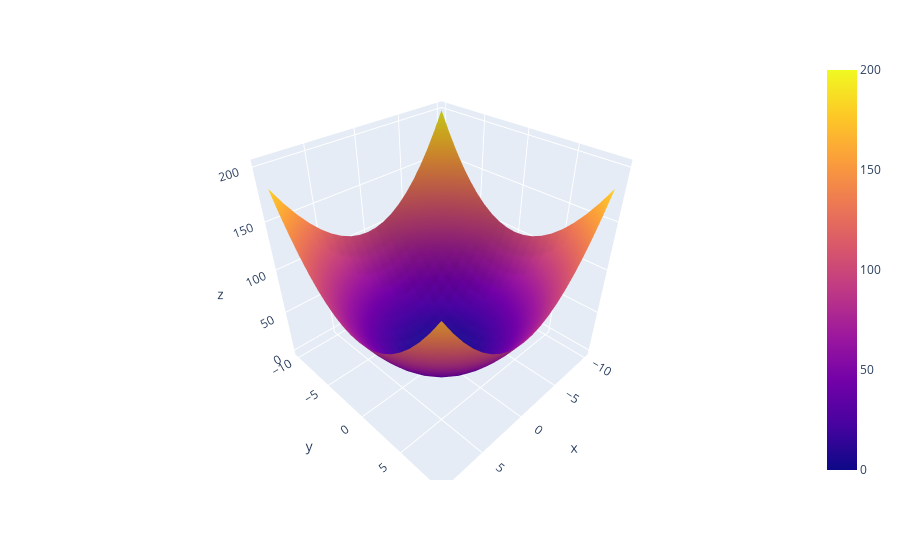

Notebook cell for this chart:
### Code cell
fig = px.scatter_3d()
fig.add_trace(go.Surface(x = xx, y = yy, z = zz))
fig.show()

### Figure 1 — Plotly figure (JSON) as saved in the notebook; plotly's stock layout.template omitted (floating-point values rounded to 4 significant figures; data arrays with more than 128 entries replaced by an {"elided": "..."} marker saying what was removed)
{"data": [{"hovertemplate": "<extra></extra>", "legendgroup": "", "marker": {"color": "#636efa", "symbol": "circle"}, "mode": "markers", "name": "", "scene": "scene", "showlegend": false, "type": "scatter3d"}, {"type": "surface", "x": {"elided": "20x20 int values"}, "y": {"elided": "20x20 int values"}, "z": {"elided": "20x20 int values"}}], "layout": {"legend": {"tracegroupgap": 0}, "margin": {"t": 60}, "scene": {"domain": {"x": [0, 1], "y": [0, 1]}}}}
